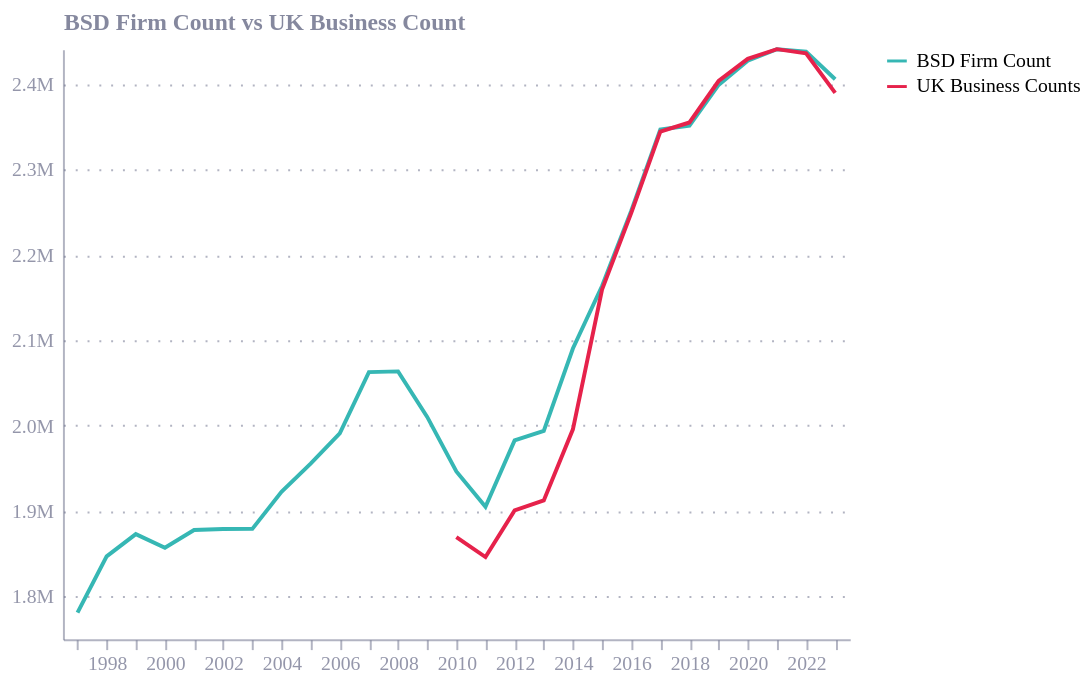

Write a Vega-Lite specification for this figure.
### Vega-Lite specification from a JSON file in a GitHub repository (floating-point values rounded to 4 significant figures)
{"config": {"font": "Circular Std", "mark": {"line": {"interpolate": "monotone"}}, "view": {"stroke": "transparent", "width": 400, "height": 300}, "range": {"category": ["#36B7B4", "#E6224B", "#F4C245", "#0063AF", "#00A767", "#179FDB", "#EB5C2E"], "diverging": ["#E6224B", "#E54753", "#C9C9C9", "#179FDB", "#122B39"], "heatmap": ["#C9C9C9", "#179FDB", "#0063AF", "#122B39"], "ordinal": ["#00A767", "#36B7B4", "#179FDB", "#0063AF", "#243B5A"]}, "axisX": {"domainColor": "#676A86", "domainOpacity": 0.5, "grid": false, "labelAngle": 0, "labelColor": "#676A86", "labelOpacity": 0.7, "orient": "bottom", "tickColor": "#676A86", "tickCount": 10, "tickOpacity": 0.5, "title": false, "titleAlign": "center", "titleAnchor": "middle", "titleColor": "#676A86", "titleFontSize": 12, "titleOpacity": 0.8, "titleY": -15}, "axisY": {"domainColor": "#676A86", "domainOpacity": 0.5, "gridColor": "#676A86", "gridDash": [1, 5], "gridOpacity": 0.5, "labelColor": "#676A86", "labelOpacity": 0.7, "labelPadding": 5, "tickColor": "#676A86", "tickCount": 8, "tickOpacity": 0.5, "ticks": false, "titleAlign": "left", "titleAngle": 0, "titleBaseline": "bottom", "titleColor": "#676A86", "titleFontSize": 12, "titleOpacity": 0.8, "titleX": 0, "titleY": -7}}, "data": {"name": "data-ace0242144870b0337dd5ca07d5f0652"}, "mark": {"type": "line"}, "encoding": {"color": {"field": "Source", "title": null, "type": "nominal"}, "x": {"axis": {"labelAngle": 0, "labelExpr": "datum.value % 2 == 0 ? datum.label : ''"}, "field": "year", "type": "ordinal"}, "y": {"axis": {"format": ".2s"}, "field": "Firm Count", "scale": {"domainMin": 1750000}, "title": "BSD Firm Count vs UK Business Count", "type": "quantitative"}}, "$schema": "https://vega.github.io/schema/vega-lite/v5.20.1.json", "datasets": {"data-ace0242144870b0337dd5ca07d5f0652": [{"year": 1997, "Source": "BSD Firm Count", "Firm Count": 1781000.0}, {"year": 1998, "Source": "BSD Firm Count", "Firm Count": 1847000.0}, {"year": 1999, "Source": "BSD Firm Count", "Firm Count": 1873000.0}, {"year": 2000, "Source": "BSD Firm Count", "Firm Count": 1857000.0}, {"year": 2001, "Source": "BSD Firm Count", "Firm Count": 1878000.0}, {"year": 2002, "Source": "BSD Firm Count", "Firm Count": 1879000.0}, {"year": 2003, "Source": "BSD Firm Count", "Firm Count": 1879000.0}, {"year": 2004, "Source": "BSD Firm Count", "Firm Count": 1923000.0}, {"year": 2005, "Source": "BSD Firm Count", "Firm Count": 1956000.0}, {"year": 2006, "Source": "BSD Firm Count", "Firm Count": 1991000.0}, {"year": 2007, "Source": "BSD Firm Count", "Firm Count": 2063000.0}, {"year": 2008, "Source": "BSD Firm Count", "Firm Count": 2064000.0}, {"year": 2009, "Source": "BSD Firm Count", "Firm Count": 2010000.0}, {"year": 2010, "Source": "BSD Firm Count", "Firm Count": 1946000.0}, {"year": 2011, "Source": "BSD Firm Count", "Firm Count": 1905000.0}, {"year": 2012, "Source": "BSD Firm Count", "Firm Count": 1983000.0}, {"year": 2013, "Source": "BSD Firm Count", "Firm Count": 1994000.0}, {"year": 2014, "Source": "BSD Firm Count", "Firm Count": 2090000.0}, {"year": 2015, "Source": "BSD Firm Count", "Firm Count": 2164000.0}, {"year": 2016, "Source": "BSD Firm Count", "Firm Count": 2251000.0}, {"year": 2017, "Source": "BSD Firm Count", "Firm Count": 2347000.0}, {"year": 2018, "Source": "BSD Firm Count", "Firm Count": 2351000.0}, {"year": 2019, "Source": "BSD Firm Count", "Firm Count": 2399000.0}, {"year": 2020, "Source": "BSD Firm Count", "Firm Count": 2427000.0}, {"year": 2021, "Source": "BSD Firm Count", "Firm Count": 2441000.0}, {"year": 2022, "Source": "BSD Firm Count", "Firm Count": 2438000.0}, {"year": 2023, "Source": "BSD Firm Count", "Firm Count": 2406000.0}, {"year": 1997, "Source": "UK Business Counts", "Firm Count": null}, {"year": 1998, "Source": "UK Business Counts", "Firm Count": null}, {"year": 1999, "Source": "UK Business Counts", "Firm Count": null}, {"year": 2000, "Source": "UK Business Counts", "Firm Count": null}, {"year": 2001, "Source": "UK Business Counts", "Firm Count": null}, {"year": 2002, "Source": "UK Business Counts", "Firm Count": null}, {"year": 2003, "Source": "UK Business Counts", "Firm Count": null}, {"year": 2004, "Source": "UK Business Counts", "Firm Count": null}, {"year": 2005, "Source": "UK Business Counts", "Firm Count": null}, {"year": 2006, "Source": "UK Business Counts", "Firm Count": null}, {"year": 2007, "Source": "UK Business Counts", "Firm Count": null}, {"year": 2008, "Source": "UK Business Counts", "Firm Count": null}, {"year": 2009, "Source": "UK Business Counts", "Firm Count": null}, {"year": 2010, "Source": "UK Business Counts", "Firm Count": 1870000.0}, {"year": 2011, "Source": "UK Business Counts", "Firm Count": 1846000.0}, {"year": 2012, "Source": "UK Business Counts", "Firm Count": 1901000.0}, {"year": 2013, "Source": "UK Business Counts", "Firm Count": 1913000.0}, {"year": 2014, "Source": "UK Business Counts", "Firm Count": 1996000.0}, {"year": 2015, "Source": "UK Business Counts", "Firm Count": 2159000.0}, {"year": 2016, "Source": "UK Business Counts", "Firm Count": 2249000.0}, {"year": 2017, "Source": "UK Business Counts", "Firm Count": 2344000.0}, {"year": 2018, "Source": "UK Business Counts", "Firm Count": 2355000.0}, {"year": 2019, "Source": "UK Business Counts", "Firm Count": 2403000.0}, {"year": 2020, "Source": "UK Business Counts", "Firm Count": 2429000.0}, {"year": 2021, "Source": "UK Business Counts", "Firm Count": 2441000.0}, {"year": 2022, "Source": "UK Business Counts", "Firm Count": 2436000.0}, {"year": 2023, "Source": "UK Business Counts", "Firm Count": 2390000.0}]}}
